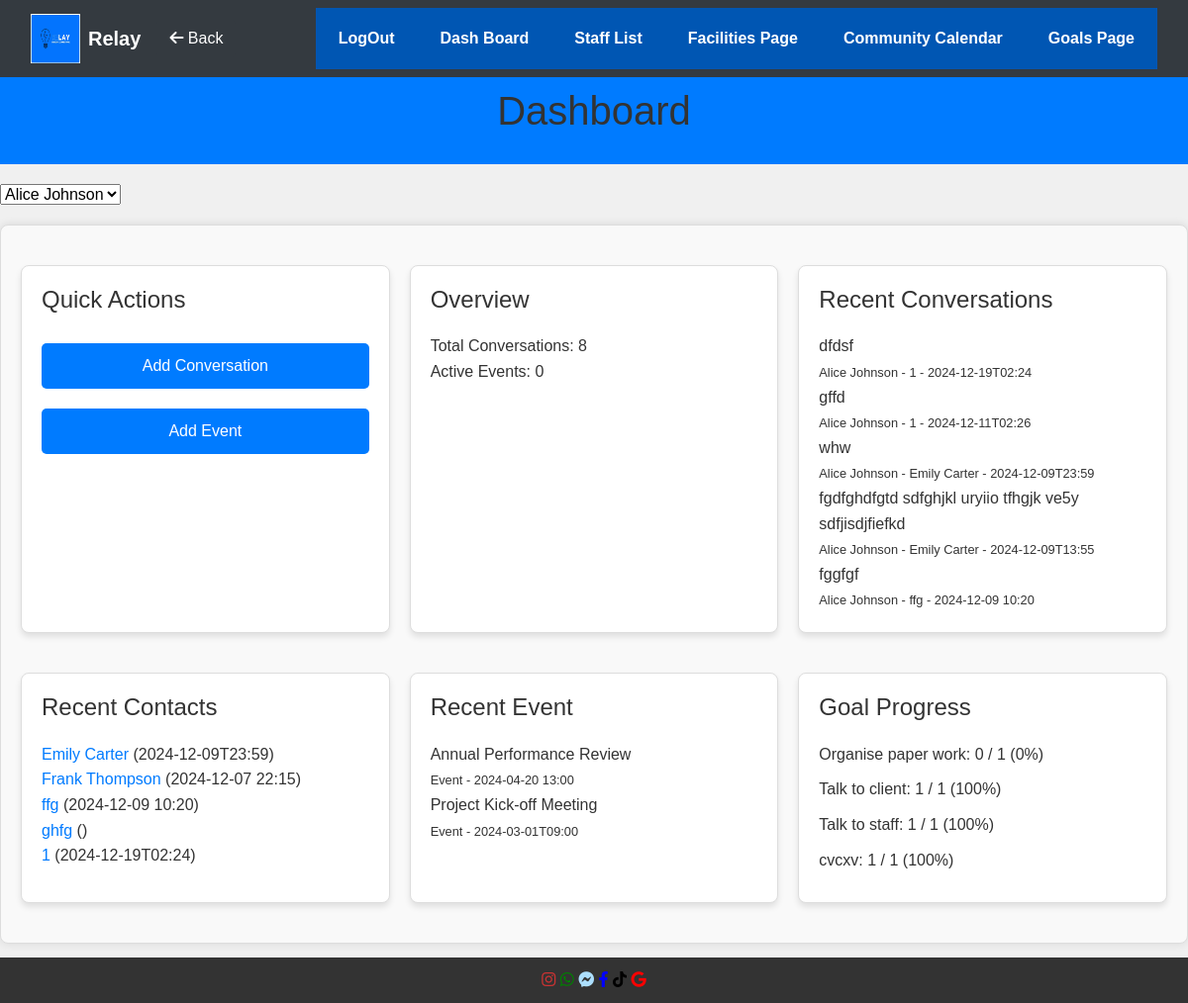
The app's page /dashboard.php?staff_id=1 with its own data.
### tables this page shows
CREATE TABLE "Conversations"
(
    ConversationID   INTEGER
        primary key,
    ConnectionID     INTEGER
        references Connections,
    TypeID           INTEGER
        references ConversationsType,
    Summary          TEXT,
    ConversationDate DateTime
);

CREATE TABLE Staff (
                       StaffID INTEGER PRIMARY KEY,
                       Name TEXT NOT NULL,
                       TypeID INTEGER,
                       Email TEXT,
                       Phone TEXT,
                       FOREIGN KEY (TypeID) REFERENCES StaffType(TypeID)
);

CREATE TABLE Contacts (
                          ContactID INTEGER PRIMARY KEY,
                          Name TEXT NOT NULL,
                          Email TEXT,
                          Number TEXT
);

CREATE TABLE "Events"
(
    EventID      INTEGER
        primary key,
    EventTime    DATETIME not null,
    EventDetails TEXT     not null
);

### dashboard.php (called while the page is built, shortened)
<?php
require_once 'Models/StaffData.php';
require_once 'Models/EventData.php';
require_once 'Models/ConversationData.php';
require_once 'Models/ContactData.php';
$selectedStaffId = $_GET['staff_id'] ?? null;
$contactModel = new ContactData();
$conversationModel = new ConversationData();
$eventModel = new EventData();
$staffModel = new StaffData();
$staffList = $staffModel->getAllStaff();
$totalConversations = $conversationModel->getTotalConversations($selectedStaffId);
$recentConversations = $conversationModel->getConversationsForStaff($selectedStaffId);
$topContacts = $contactModel->getContactsByStaff($selectedStaffId);
$activeEventsCount = $eventModel->getActiveEventsCount($selectedStaffId);
$recentActivity = $eventModel->getRecentActivity($selectedStaffId);
$goalProgress = $eventModel->getGoalProgress($selectedStaffId);
include 'Views/dashboard.phtml';

### Models/Database.php (called while the page is built)
<?php
class Database {
    private static $instance = null;
    private $conn;
    private function __construct() {
        try {
            $this->conn = new PDO('sqlite:' . __DIR__ . '/../dataBase.sqlite');
            $this->conn->setAttribute(PDO::ATTR_ERRMODE, PDO::ERRMODE_EXCEPTION);
        } catch (PDOException $e) {
            die("Database connection failed: " . $e->getMessage());
        }
    }
    public static function getInstance() {
        if (!self::$instance) {
            self::$instance = new Database();
        }
        return self::$instance;
    }
    public function getConnection() {
        return $this->conn;
    }
}

### Models/StaffData.php (called while the page is built, shortened)
<?php
require_once 'Database.php';
class StaffData {
    private $db;
    public function __construct() {
        $this->db = Database::getInstance()->getConnection();
    }
    public function getAllStaff() {
        $sql = "
        SELECT staff.*, COUNT(connections.ContactID) AS contactCount
        FROM staff
        LEFT JOIN connections ON staff.StaffID = connections.StaffID
        GROUP BY staff.StaffID
        ";
        $stmt = $this->db->query($sql);
        return $stmt->fetchAll(PDO::FETCH_ASSOC);
    }
}

### Models/ConversationData.php (called while the page is built, shortened)
<?php
require_once 'Database.php';
class ConversationData {
    private $db;
    public function __construct() {
        $this->db = Database::getInstance()->getConnection();
    }
    public function getConversationsForStaff($staffIds) {
        if (is_array($staffIds)) {
            $staffIdsString = implode(',', $staffIds);
            $query = "
        SELECT c.conversationID
        FROM Conversations c
        INNER JOIN Connections cn ON c.ConnectionID = cn.ConnectionID
        INNER JOIN Staff s ON cn.staffID = s.StaffID
        WHERE s.staffID IN ($staffIdsString)
        ";
            $isArray = true;
        } else {
            $query = "
        SELECT c.summary, c.ConversationDate, s.Name AS staffName, co.Name AS contactName
        FROM Conversations c
        INNER JOIN Connections cn ON c.ConnectionID = cn.ConnectionID
        INNER JOIN Staff s ON cn.staffID = s.StaffID
        INNER JOIN Contacts co ON co.ContactID = cn.ContactID
        WHERE s.staffID = :staffID
        ORDER BY c.ConversationDate DESC
        LIMIT 5
        ";
            $isArray = false;
        }
        $stmt = $this->db->prepare($query);
        if (!$isArray) {
            $stmt->bindParam(':staffID', $staffIds, PDO::PARAM_INT);
        }
        $stmt->execute();
        if ($isArray) {
            return $stmt->fetchAll(PDO::FETCH_COLUMN);
        } else {
            return $stmt->fetchAll(PDO::FETCH_ASSOC);
        }
    }
    public function getTotalConversations($staffID) {
        $query = "SELECT COUNT(c.ConversationID) AS total
              FROM Conversations c
              INNER JOIN Connections cn ON c.ConnectionID = cn.ConnectionID
              INNER JOIN Staff s ON cn.StaffID = s.StaffID
              WHERE s.StaffID = :staffID";
        $stmt = $this->db->prepare($query);
        $stmt->bindParam(':staffID', $staffID, PDO::PARAM_INT);
        $stmt->execute();
        return $stmt->fetch(PDO::FETCH_ASSOC)['total'];
    }
}

### Models/EventData.php (called while the page is built, shortened)
<?php
require_once 'Database.php';
class EventData {
    private $db;
    public function __construct() {
        $this->db = Database::getInstance()->getConnection();
    }
    public function getActiveEventsCount($staffId) {
        $query = "
        SELECT COUNT(*) AS activeEvents
        FROM Events e
        INNER JOIN EventStaff es ON e.EventID = es.EventID
        INNER JOIN Staff s ON es.StaffID = s.StaffID
        WHERE e.EventTime > DATETIME('now')
        AND s.StaffID = :staffId
    ";
        $stmt = $this->db->prepare($query);
        $stmt->bindParam(':staffId', $staffId, PDO::PARAM_INT);
        $stmt->execute();
        return $stmt->fetch(PDO::FETCH_ASSOC)['activeEvents'];
    }
    public function getRecentActivity($staffId) {
        $query = "SELECT 'Event' AS type, e.EventDetails AS description, e.EventTime AS date
        FROM Events e
        INNER JOIN EventStaff es ON e.EventID = es.EventID
        INNER JOIN Staff s ON es.StaffID = s.StaffID
        WHERE s.StaffID = :staffId
        ORDER BY date DESC
        LIMIT 5
    ";
        $stmt = $this->db->prepare($query);
        $stmt->bindParam(':staffId', $staffId, PDO::PARAM_INT);
        $stmt->execute();
        return $stmt->fetchAll(PDO::FETCH_ASSOC);
    }
    public function getGoalProgress($staffId) {
        $query = "
        SELECT tg.Goals,
               SUM(CASE WHEN tg.isCompleted = 1 THEN 1 ELSE 0 END) AS completed,
               COUNT(*) AS total
        FROM TaskGoals tg
        INNER JOIN Events e ON tg.EventID = e.EventID
        INNER JOIN EventStaff es ON e.EventID = es.EventID
        INNER JOIN Staff s ON es.StaffID = s.StaffID
        WHERE s.StaffID = :staffId
        GROUP BY tg.Goals
    ";
        $stmt = $this->db->prepare($query);
        $stmt->bindParam(':staffId', $staffId, PDO::PARAM_INT);
        $stmt->execute();
        return $stmt->fetchAll(PDO::FETCH_ASSOC);
    }
}

### Models/ContactData.php (called while the page is built, shortened)
<?php
require_once 'Database.php';
class ContactData {
    private $db;
    public function __construct() {
        $this->db = Database::getInstance()->getConnection();
    }
    public function getContactsByStaff($staffId) {
        $query = "
        SELECT c.*,
               COUNT(conv.ConversationID) AS conversationCount,
               MAX(conv.ConversationDate) AS lastContacted
        FROM Contacts c
        INNER JOIN Connections conn ON c.ContactID = conn.ContactID
        LEFT JOIN Conversations conv ON conn.ConnectionID = conv.ConnectionID
        WHERE conn.StaffID = :staffId
        GROUP BY c.ContactID
    ";
        $stmt = $this->db->prepare($query);
        $stmt->bindParam(':staffId', $staffId, PDO::PARAM_INT);
        $stmt->execute();
        return $stmt->fetchAll(PDO::FETCH_ASSOC);
    }
}

### Views/dashboard.phtml (the view, shortened to what this page needs)
<?php include 'views/template/header.phtml'; ?>
<header>
    <h1>Dashboard</h1>
</header>
<div class="staff-filter-container">
    <form method="get" action="dashboard.php">
        <select name="staff_id" onchange="this.form.submit()">
            <?php foreach ($staffList as $staff): ?>
                <option value="<?= htmlspecialchars($staff['StaffID']) ?>" <?= $selectedStaffId == $staff['StaffID'] ? 'selected' : '' ?>>
                    <?= htmlspecialchars($staff['Name']) ?>
                </option>
            <?php endforeach; ?>
        </select>
    </form>
</div>
<div class="container">
    <div class="dashboard-grid">
        <div class="card">
            <h2>Quick Actions</h2>
            <a href="conversationEdit.php" class="button">Add Conversation</a>
            <a href="EventEdit.php" class="button">Add Event</a>
        </div>
        <div class="card">
            <h2>Overview</h2>
            <p>Total Conversations: <?= htmlspecialchars($totalConversations) ?></p>
            <p>Active Events: <?= htmlspecialchars($activeEventsCount) ?></p>
        </div>
        <div class="card">
            <h2>Recent Conversations</h2>
            <ul>
                <?php foreach ($recentConversations as $conversation): ?>
                    <li>
                        <?= htmlspecialchars($conversation['Summary']) ?><br>
                        <small><?= htmlspecialchars($conversation['staffName']) ?> - <?= htmlspecialchars($conversation['contactName']) ?> - <?= htmlspecialchars($conversation['ConversationDate'])?></small>
                    </li>
                <?php endforeach; ?>
            </ul>
        </div>
        <div class="card">
            <h2>Recent Contacts</h2>
            <ul>
                <?php foreach ($topContacts as $contact): ?>
                    <li>
                        <a href="contactDetails.php?staff_id=<?= urlencode($_GET['staff_id']) ?>&id=<?= urlencode($contact['ContactID']) ?>">
                            <?= htmlspecialchars($contact['Name']) ?>
                        </a>
                        (<?= htmlspecialchars($contact['lastContacted']) ?>)
                    </li>
                <?php endforeach; ?>
            </ul>
        </div>
        <div class="card">
            <h2>Recent Event</h2>
            <ul>
                <?php foreach ($recentActivity as $activity): ?>
                    <li><?= htmlspecialchars($activity['description']) ?><br><small><?= htmlspecialchars($activity['type']) ?> - <?= htmlspecialchars($activity['date']) ?></small></li>
                <?php endforeach; ?>
            </ul>
        </div>
        <div class="card">
            <h2>Goal Progress</h2>
            <ul class="goal-list">
                <?php foreach ($goalProgress as $goal): ?>
                    <?php
                    $percentage = round(($goal['completed'] / $goal['total']) * 100, 2);
                    $bgColor = $percentage == 100 ? 'bg-green' : ($percentage == 0 ? 'bg-orange' : '');
                    ?>
                    <li class="goal-item <?= $bgColor ?>">
                        <?= htmlspecialchars($goal['Goals']) ?>:
                        <?= htmlspecialchars($goal['completed']) ?> / <?= htmlspecialchars($goal['total']) ?>
                        (<?= $percentage ?>%)
                    </li>
                <?php endforeach; ?>
            </ul>
        </div>
    </div>
</div>
<?php include 'views/template/footer.phtml'; ?>

### css/styles.css (style rules this page uses)
body, h1, h2, h3, p, ul, li { margin: 0; padding: 0; box-sizing: border-box; }
body { font-family: Arial, sans-serif; background-color: #f0f0f0; color: #333; line-height: 1.6; padding-bottom: 5vw; }
header { background-color: #007BFF; color: #fff; padding: 10px 0; text-align: center; }
h1 { text-align: center; color: #333; margin-bottom: 20px; }
h2 { color: #444; margin-bottom: 10px; font-size: 18px; }
.container { max-width: 70%; margin: 20px auto; background: #fff; padding: 20px; border: 1px solid #ddd; border-radius: 8px; box-shadow: 0 0 10px rgba(0, 0, 0, 0.1); }
.button { display: inline-block; padding: 10px 15px; background-color: #007BFF; color: #fff; text-decoration: none; border-radius: 5px; margin: 10px 0; text-align: center; }
form { margin: 20px 0; }
.goal-list { list-style-type: none; padding: 0; margin: 0; }
.goal-item { display: flex; align-items: center; margin-bottom: 10px; }
.container { max-width: 800px; margin: 20px auto; padding: 20px; background-color: #f9f9f9; border: 1px solid #ddd; border-radius: 8px; }
h2 { margin-bottom: 20px; font-size: 1.5rem; color: #333; }
.card { border: 1px solid #ddd; border-radius: 8px; padding: 20px; margin-bottom: 20px; background-color: #f9f9f9; }
ul { list-style: none; padding-left: 0; }
li { padding: 0; margin: 0; }
.dashboard-grid { display: grid; grid-template-columns: repeat(auto-fit, minmax(300px, 1fr)); gap: 20px; margin-top: 20px; }
.card { background-color: #fff; border-radius: 8px; box-shadow: 0 4px 6px rgba(0, 0, 0, 0.1); padding: 20px; transition: transform 0.3s ease; }
.container { max-width: 1200px; margin: 0 auto; padding: 20px; }

### records on screen
conversations: Summary "dfdsf", staff.Name "Alice Johnson", contacts.Name "1", ConversationDate "2024-12-19T02:24"
conversations: Summary "gffd", staff.Name "Alice Johnson", contacts.Name "1", ConversationDate "2024-12-11T02:26"
conversations: Summary "whw", staff.Name "Alice Johnson", contacts.Name "Emily Carter", ConversationDate "2024-12-09T23:59"
conversations: Summary "fgdfghdfgtd sdfghjkl uryiio tfhgjk ve5y sdfjisdjfiefkd", staff.Name "Alice Johnson", contacts.Name "Emily Carter", ConversationDate "2024-12-09T13:55"
conversations: Summary "fggfgf", staff.Name "Alice Johnson", contacts.Name "ffg", ConversationDate "2024-12-09 10:20"
contacts: Name "Emily Carter", lastContacted "2024-12-09T23:59"
contacts: Name "Frank Thompson", lastContacted "2024-12-07 22:15"
contacts: Name "ffg", lastContacted "2024-12-09 10:20"
contacts: Name "ghfg"
contacts: Name "1", lastContacted "2024-12-19T02:24"
events: EventDetails "Annual Performance Review", type "Event", EventTime "2024-04-20 13:00"
events: EventDetails "Project Kick-off Meeting", type "Event", EventTime "2024-03-01T09:00"

### other values on screen
$totalConversations "8"
$activeEventsCount "0"
$goal['Goals'] "Organise paper work"
$goal['completed'] "0"
$goal['total'] "1"
$percentage "0"
$goal['Goals'] "Talk to client"
$goal['completed'] "1"
$percentage "100"
$goal['Goals'] "Talk to staff"
$goal['Goals'] "cvcxv"
form field staff_id "Alice Johnson"
